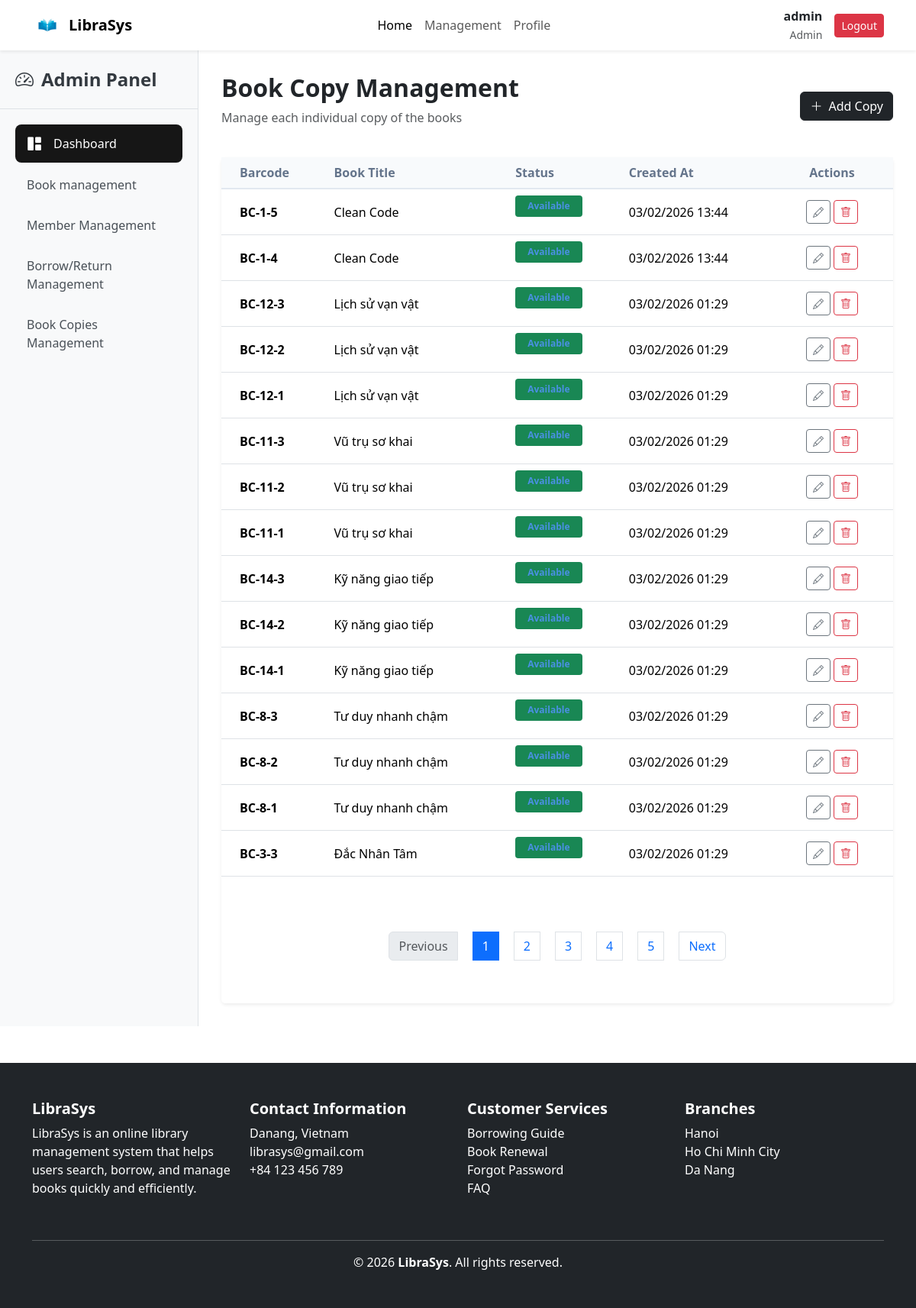
/admin/bookCopies (signed in), run on the app's committed database.
### tables this page shows
CREATE TABLE `book_copies` (
  `book_copy_id` int(11) NOT NULL,
  `book_id` int(11) DEFAULT NULL,
  `status` enum('available','borrowed','damaged','lost') DEFAULT 'available',
  `barcode` varchar(50) DEFAULT NULL,
  `created_at` timestamp NOT NULL DEFAULT current_timestamp()
);

CREATE TABLE `books` (
  `book_id` int(11) NOT NULL,
  `title` varchar(255) NOT NULL,
  `author` varchar(150) DEFAULT NULL,
  `category_id` int(11) DEFAULT NULL,
  `image_url` varchar(255) DEFAULT NULL,
  `Description` text DEFAULT NULL
);

### app/core/Controller.php (called while the page is built, shortened)
<?php
class Controller
{
    protected function model($model)
    {
        $modelPath = __DIR__ . '/../models/' . $model . '.php';
        return new $model();
    }
    protected function view($view, $data = [])
    {
        extract($data);
        $viewPath = __DIR__ . '/../views/' . $view . '.php';
        require_once $viewPath;
    }
}

### app/controllers/AdminController.php (called while the page is built, shortened)
<?php
class AdminController extends Controller
{
    public function bookCopies()
    {
        $copyModel = $this->model('BookCopy');
        $bookModel = $this->model('Book');
        $limit = 15;
        $page = isset($_GET['page']) ? (int)$_GET['page'] : 1;
        $offset = ($page - 1) * $limit;
        $copies = $copyModel->getAllCopies($limit, $offset);
        $totalCopies = $copyModel->countAllCopies();
        $totalPages = ceil($totalCopies / $limit);
        $books = $bookModel->getBooks([], 1000, 0);
        $this->view('admin/book_copies', [
            'copies' => $copies,
            'books' => $books,
            'currentPage' => $page,
            'totalPages' => $totalPages
        ]);
    }
}

### app/core/Router.php (called while the page is built, shortened)
<?php
class Router
{
    public function run()
    {
        $requestUri = parse_url($_SERVER['REQUEST_URI'], PHP_URL_PATH);
        if (strpos($requestUri, '/public/') !== false) {
            $requestUri = substr($requestUri, strpos($requestUri, '/public/') + 8);
        } elseif (substr($requestUri, -7) === '/public') {
            $requestUri = '';
        } else {
            $requestUri = trim($requestUri, '/');
        }
        $requestUri = trim($requestUri, '/');
        $requestUri = preg_replace('/\.php$/', '', $requestUri);
        $requestUri = preg_replace('/^index\/?/', '', $requestUri);
        $parts = !empty($requestUri) ? explode('/', $requestUri) : [];
        $parts = array_filter($parts, fn($p) => !empty($p));
        $parts = array_values($parts);
        $method = !empty($parts[1]) ? $parts[1] : 'index';
        $params = array_slice($parts, 2);
        $controller = new $controllerName();
        call_user_func_array([$controller, $method], $params);
    }
}

### public/index.php (called while the page is built, shortened)
<?php
require_once __DIR__ . '/../app/config/database.php';
require_once __DIR__ . '/../app/core/Router.php';
require_once __DIR__ . '/../app/core/Controller.php';
require_once __DIR__ . '/../app/core/Model.php';
$router = new Router();
$router->run();

### app/core/Model.php (called while the page is built, shortened)
<?php
class Model {
    public function __construct() {
        $database = new Database();
        $this->db = $database->connect();
    }
}

### app/config/database.php (called while the page is built, shortened)
<?php
class Database {
    private $host = 'localhost';
    private $db_name = 'library_management';
    private $username = 'root';
    private $password = '';
    private $conn;
    public function connect() {
        try {
            $this->conn = new PDO(
                "mysql:host={$this->host};dbname={$this->db_name};charset=utf8",
                $this->username,
                $this->password
            );
            $this->conn->setAttribute(PDO::ATTR_ERRMODE, PDO::ERRMODE_EXCEPTION);
        } catch (PDOException $e) {
            die('Database connection failed: ' . $e->getMessage());
        }
        return $this->conn;
    }
}

### app/models/BookCopy.php (called while the page is built, shortened)
<?php
class BookCopy extends Model
{
    public function getAllCopies($limit = 15, $offset = 0)
    {
        $sql = "SELECT bc.*, b.title
                FROM book_copies bc
                JOIN books b ON bc.book_id = b.book_id
                ORDER BY bc.book_copy_id DESC
                LIMIT :limit OFFSET :offset";
        $stmt = $this->db->prepare($sql);
        $stmt->bindValue(':limit', $limit, PDO::PARAM_INT);
        $stmt->bindValue(':offset', $offset, PDO::PARAM_INT);
        $stmt->execute();
        return $stmt->fetchAll(PDO::FETCH_ASSOC);
    }
}

### app/views/admin/book_copies.php (the view, shortened to what this page needs)
<?php require_once __DIR__ . '/../layouts/header.php'; ?>
<div class="admin-container">
    <?php require_once __DIR__ . '/../layouts/sidebar.php'; ?>
    <div class="main-content">
        <div class="page-header d-flex justify-content-between align-items-center mb-4">
            <div>
                <h2 class="fw-bold">Book Copy Management</h2>
                <p class="text-muted">Manage each individual copy of the books</p>
            </div>
            <button class="btn btn-dark" data-bs-toggle="modal" data-bs-target="#addCopyModal">
                <i class="bi bi-plus-lg me-2"></i>Add Copy
            </button>
        </div>
        <div class="card shadow-sm border-0">
            <div class="card-body p-0">
                <table class="table table-hover align-middle">
                    <thead class="table-light">
                        <tr>
                            <th class="ps-4">Barcode</th>
                            <th>Book Title</th>
                            <th>Status</th>
                            <th>Created At</th>
                            <th class="text-center pe-4">Actions</th>
                        </tr>
                    </thead>
                    <tbody>
                        <?php if (!empty($data['copies'])): ?>
                            <?php foreach ($data['copies'] as $copy): ?>
                                <tr>
                                    <td class="ps-4 fw-bold"><?= htmlspecialchars($copy['barcode'] ?? 'N/A') ?></td>
                                    <td><?= htmlspecialchars($copy['title']) ?></td>
                                    <td>
                                        <?php
                                        $status = strtolower($copy['status']);
                                        $badgeClass = 'bg-secondary';
                                        if ($status == 'available') $badgeClass = 'bg-success';
                                        ?>
                                        <span class="badge <?= $badgeClass ?> px-3 py-2">
                                            <?= ucfirst($copy['status']) ?>
                                        </span>
                                    </td>
                                    <td><?= date('d/m/Y H:i', strtotime($copy['created_at'] ?? 'now')) ?></td>
                                    <td class="text-center pe-4">
                                        <button class="btn btn-sm btn-outline-secondary edit-copy-btn"
                                            data-bs-toggle="modal"
                                            data-bs-target="#editCopyModal"
                                            data-copy-id="<?= $copy['book_copy_id'] ?>"
                                            data-status="<?= $copy['status'] ?>"
                                            data-barcode="<?= htmlspecialchars($copy['barcode'] ?? 'N/A') ?>"
                                            data-title="<?= htmlspecialchars($copy['title']) ?>"
                                            title="Edit Status">
                                            <i class="bi bi-pencil"></i>
                                        </button>
                                        <a href="<?= BASE_URL ?>/admin/deleteCopy/<?= $copy['book_copy_id'] ?>"
                                            class="btn btn-sm btn-outline-danger"
                                            onclick="return confirm('Are you sure you want to delete this copy? This action cannot be undone.')" title="Delete">
                                            <i class="bi bi-trash"></i>
                                        </a>
                                    </td>
                                </tr>
                            <?php endforeach; ?>
                        <?php else: ?>
                            <tr>
                                <td colspan="5" class="text-center text-muted py-5">No copies found.</td>
                            </tr>
                        <?php endif; ?>
                    </tbody>
                </table>
            </div>
            <?php if ($data['totalPages'] > 1): ?>
                <div class="card-footer bg-white py-3 border-0">
                    <nav aria-label="Page navigation">
                        <ul class="pagination justify-content-center mb-0">
                            <li class="page-item <?= ($data['currentPage'] <= 1) ? 'disabled' : '' ?>">
                                <a class="page-link" href="?page=<?= $data['currentPage'] - 1 ?>">Previous</a>
                            </li>
                            <?php for ($i = 1; $i <= $data['totalPages']; $i++): ?>
                                <li class="page-item <?= ($i == $data['currentPage']) ? 'active' : '' ?>">
                                    <a class="page-link" href="?page=<?= $i ?>"><?= $i ?></a>
                                </li>
                            <?php endfor; ?>
                            <li class="page-item <?= ($data['currentPage'] >= $data['totalPages']) ? 'disabled' : '' ?>">
                                <a class="page-link" href="?page=<?= $data['currentPage'] + 1 ?>">Next</a>
                            </li>
                        </ul>
                    </nav>
                </div>
            <?php endif; ?>
        </div>
    </div>
</div>
<?php require_once __DIR__ . '/../layouts/footer.php'; ?>

### public/assets/css/style.css (style rules this page uses)
:root { --primary-color: #4a90e2; --secondary-color: #f39c12; --text-dark: #333; --text-muted: #777; --bg-light: #f8f9fa; --white: #ffffff; --danger: #e74c3c; --success: #2ecc71; --shadow: 0 4px 12px rgba(0, 0, 0, 0.1); }
.badge { display: inline-block; background: #e1f0ff; color: var(--primary-color); padding: 4px 8px; border-radius: 4px; font-size: 0.75rem; margin-bottom: 15px; align-self: flex-start; }
.pagination { display: flex; justify-content: center; align-items: center; gap: 20px; margin-top: 40px; padding-bottom: 40px; }

### public/assets/css/borrowed_books.css (style rules this page uses)
:root { --primary-gradient: linear-gradient(135deg, #667eea 0%, #764ba2 100%); --hover-shadow: 0 0.75rem 1.5rem rgba(0, 0, 0, 0.1); }
.table thead th { background-color: #f8fafc; font-weight: 600; color: #64748b; border-bottom: 2px solid #e2e8f0; }

### public/assets/css/admin.css (style rules this page uses)
.admin-container { display: flex; min-height: calc(100vh - 121px); }
.main-content { flex-grow: 1; padding: 30px; background-color: #fff; }

### data on the page
book_copies: barcode "BC-1-5", book.title "Clean Code", status "Available", created_at "03/02/2026 13:44"
book_copies: barcode "BC-1-4", book.title "Clean Code", status "Available", created_at "03/02/2026 13:44"
book_copies: barcode "BC-12-3", book.title "Lịch sử vạn vật", status "Available", created_at "03/02/2026 01:29"
book_copies: barcode "BC-12-2", book.title "Lịch sử vạn vật", status "Available", created_at "03/02/2026 01:29"
book_copies: barcode "BC-12-1", book.title "Lịch sử vạn vật", status "Available", created_at "03/02/2026 01:29"
book_copies: barcode "BC-11-3", book.title "Vũ trụ sơ khai", status "Available", created_at "03/02/2026 01:29"
book_copies: barcode "BC-11-2", book.title "Vũ trụ sơ khai", status "Available", created_at "03/02/2026 01:29"
book_copies: barcode "BC-11-1", book.title "Vũ trụ sơ khai", status "Available", created_at "03/02/2026 01:29"
book_copies: barcode "BC-14-3", book.title "Kỹ năng giao tiếp", status "Available", created_at "03/02/2026 01:29"
book_copies: barcode "BC-14-2", book.title "Kỹ năng giao tiếp", status "Available", created_at "03/02/2026 01:29"
book_copies: barcode "BC-14-1", book.title "Kỹ năng giao tiếp", status "Available", created_at "03/02/2026 01:29"
book_copies: barcode "BC-8-3", book.title "Tư duy nhanh chậm", status "Available", created_at "03/02/2026 01:29"
book_copies: barcode "BC-8-2", book.title "Tư duy nhanh chậm", status "Available", created_at "03/02/2026 01:29"
book_copies: barcode "BC-8-1", book.title "Tư duy nhanh chậm", status "Available", created_at "03/02/2026 01:29"
book_copies: barcode "BC-3-3", book.title "Đắc Nhân Tâm", status "Available", created_at "03/02/2026 01:29"

### other printed values
$_SESSION['username'] "admin"
$_SESSION['role'] "Admin"
